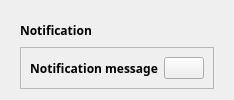
        <widget class="QCustomSlideMenu" name="popupNotificationContainer" native="true">
         <layout class="QVBoxLayout" name="verticalLayout_19">
          <item>
           <widget class="QWidget" name="popupNotificationSubContainer" native="true">
            <layout class="QVBoxLayout" name="verticalLayout_20">
             <property name="bottomMargin">
              <number>0</number>
             </property>
             <item>
              <widget class="QLabel" name="label_14">
               <property name="font">
                <font>
                 <family>Segoe Print</family>
                 <pointsize>9</pointsize>
                 <weight>75</weight>
                 <bold>true</bold>
                </font>
               </property>
               <property name="text">
                <string>Notification</string>
               </property>
              </widget>
             </item>
             <item>
              <widget class="QFrame" name="frame_9">
               <property name="frameShape">
                <enum>QFrame::StyledPanel</enum>
               </property>
               <property name="frameShadow">
                <enum>QFrame::Raised</enum>
               </property>
               <layout class="QHBoxLayout" name="horizontalLayout_10">
                <item>
                 <widget class="QLabel" name="notificationMssg">
                  <property name="sizePolicy">
                   <sizepolicy hsizetype="Expanding" vsizetype="Minimum">
                    <horstretch>0</horstretch>
                    <verstretch>0</verstretch>
                   </sizepolicy>
                  </property>
                  <property name="minimumSize">
                   <size>
                    <width>0</width>
                    <height>0</height>
                   </size>
                  </property>
                  <property name="font">
                   <font>
                    <family>Segoe Print</family>
                    <weight>75</weight>
                    <bold>true</bold>
                   </font>
                  </property>
                  <property name="text">
                   <string>Notification message</string>
                  </property>
                  <property name="textFormat">
                   <enum>Qt::AutoText</enum>
                  </property>
                  <property name="alignment">
                   <set>Qt::AlignCenter</set>
                  </property>
                  <property name="wordWrap">
                   <bool>true</bool>
                  </property>
                 </widget>
                </item>
                <item alignment="Qt::AlignRight">
                 <widget class="QPushButton" name="closeNotificationBtn">
                  <property name="toolTip">
                   <string>Close Notification</string>
                  </property>
                  <property name="text">
                   <string/>
                  </property>
                  <property name="icon">
                   <iconset resource="ui/resources.qrc">
                    <normaloff>:/icons/icons/x-octagon.svg</normaloff>:/icons/icons/x-octagon.svg</iconset>
                  </property>
                  <property name="iconSize">
                   <size>
                    <width>24</width>
                    <height>24</height>
                   </size>
                  </property>
                 </widget>
                </item>
               </layout>
              </widget>
             </item>
            </layout>
           </widget>
          </item>
         </layout>
        </widget>
